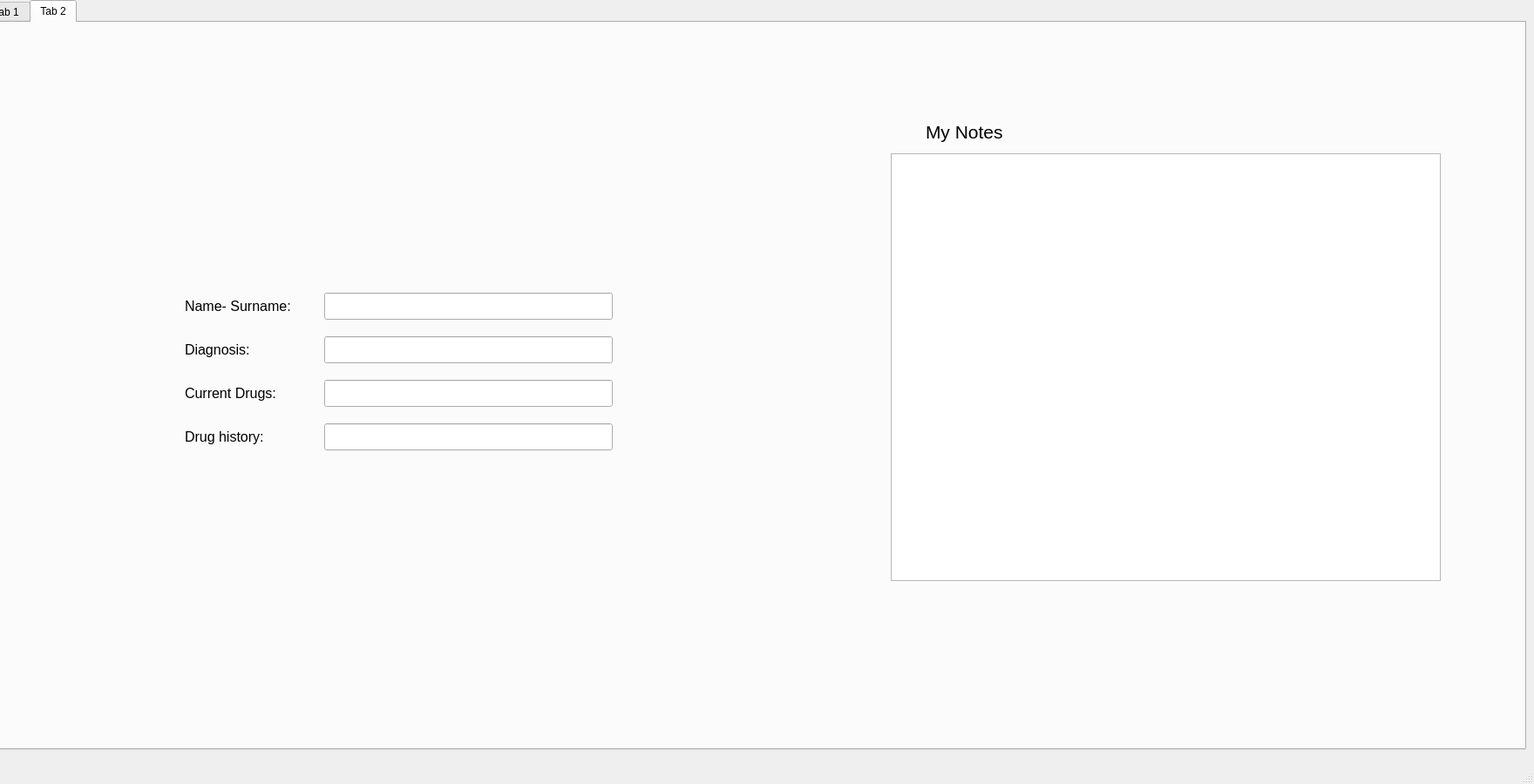
<?xml version="1.0" encoding="UTF-8"?>
<ui version="4.0">
 <class>MainWindow</class>
 <widget class="QMainWindow" name="MainWindow">
  <property name="geometry">
   <rect>
    <x>0</x>
    <y>0</y>
    <width>1760</width>
    <height>900</height>
   </rect>
  </property>
  <property name="windowTitle">
   <string>MainWindow</string>
  </property>
  <widget class="QWidget" name="centralwidget">
   <widget class="QTabWidget" name="tabWidget">
    <property name="geometry">
     <rect>
      <x>-20</x>
      <y>0</y>
      <width>1771</width>
      <height>861</height>
     </rect>
    </property>
    <property name="sizePolicy">
     <sizepolicy hsizetype="Fixed" vsizetype="Fixed">
      <horstretch>0</horstretch>
      <verstretch>0</verstretch>
     </sizepolicy>
    </property>
    <property name="currentIndex">
     <number>1</number>
    </property>
    <property name="tabsClosable">
     <bool>false</bool>
    </property>
    <property name="movable">
     <bool>false</bool>
    </property>
    <widget class="QWidget" name="tab">
     <attribute name="title">
      <string>Tab 1</string>
     </attribute>
     <widget class="QLabel" name="label_2">
      <property name="geometry">
       <rect>
        <x>310</x>
        <y>20</y>
        <width>251</width>
        <height>41</height>
       </rect>
      </property>
      <property name="font">
       <font>
        <pointsize>20</pointsize>
       </font>
      </property>
      <property name="text">
       <string>Add new Patient </string>
      </property>
     </widget>
     <widget class="QTableWidget" name="tableWidget">
      <property name="geometry">
       <rect>
        <x>1060</x>
        <y>50</y>
        <width>611</width>
        <height>741</height>
       </rect>
      </property>
      <property name="lineWidth">
       <number>1</number>
      </property>
      <property name="rowCount">
       <number>0</number>
      </property>
      <property name="columnCount">
       <number>4</number>
      </property>
      <column>
       <property name="text">
        <string/>
       </property>
      </column>
      <column>
       <property name="text">
        <string>        Name- Surname</string>
       </property>
      </column>
      <column>
       <property name="text">
        <string>        Last Appointment </string>
       </property>
      </column>
      <column>
       <property name="text">
        <string>        Next Appointment</string>
       </property>
      </column>
     </widget>
     <widget class="QWidget" name="verticalLayoutWidget">
      <property name="geometry">
       <rect>
        <x>70</x>
        <y>130</y>
        <width>237</width>
        <height>161</height>
       </rect>
      </property>
      <layout class="QVBoxLayout" name="verticalLayout">
       <item>
        <widget class="QLabel" name="label">
         <property name="font">
          <font>
           <pointsize>13</pointsize>
          </font>
         </property>
         <property name="text">
          <string>Name-Surname:</string>
         </property>
        </widget>
       </item>
       <item>
        <widget class="QLabel" name="label_3">
         <property name="font">
          <font>
           <pointsize>13</pointsize>
          </font>
         </property>
         <property name="text">
          <string>Last Appointment Date:</string>
         </property>
        </widget>
       </item>
       <item>
        <widget class="QLabel" name="label_4">
         <property name="font">
          <font>
           <pointsize>13</pointsize>
          </font>
         </property>
         <property name="text">
          <string>Next Appointment Date:</string>
         </property>
        </widget>
       </item>
      </layout>
     </widget>
     <widget class="QWidget" name="verticalLayoutWidget_2">
      <property name="geometry">
       <rect>
        <x>310</x>
        <y>120</y>
        <width>421</width>
        <height>191</height>
       </rect>
      </property>
      <layout class="QVBoxLayout" name="verticalLayout_2">
       <item>
        <widget class="QLineEdit" name="lineEdit_2">
         <property name="font">
          <font>
           <pointsize>13</pointsize>
          </font>
         </property>
         <property name="text">
          <string/>
         </property>
        </widget>
       </item>
       <item>
        <widget class="QLineEdit" name="lineEdit_3">
         <property name="font">
          <font>
           <pointsize>13</pointsize>
          </font>
         </property>
         <property name="text">
          <string/>
         </property>
        </widget>
       </item>
       <item>
        <widget class="QLineEdit" name="lineEdit">
         <property name="font">
          <font>
           <pointsize>13</pointsize>
          </font>
         </property>
         <property name="text">
          <string/>
         </property>
        </widget>
       </item>
      </layout>
     </widget>
     <widget class="QPushButton" name="pushButton">
      <property name="geometry">
       <rect>
        <x>350</x>
        <y>320</y>
        <width>171</width>
        <height>37</height>
       </rect>
      </property>
      <property name="font">
       <font>
        <pointsize>14</pointsize>
       </font>
      </property>
      <property name="text">
       <string>Add</string>
      </property>
     </widget>
     <widget class="QTabWidget" name="tabWidget_2">
      <property name="geometry">
       <rect>
        <x>-80</x>
        <y>-30</y>
        <width>1821</width>
        <height>861</height>
       </rect>
      </property>
      <property name="sizePolicy">
       <sizepolicy hsizetype="Fixed" vsizetype="Fixed">
        <horstretch>0</horstretch>
        <verstretch>0</verstretch>
       </sizepolicy>
      </property>
      <property name="currentIndex">
       <number>0</number>
      </property>
      <property name="tabsClosable">
       <bool>false</bool>
      </property>
      <property name="movable">
       <bool>false</bool>
      </property>
      <widget class="QWidget" name="tab_3">
       <attribute name="title">
        <string>Tab 1</string>
       </attribute>
       <widget class="QLabel" name="label_5">
        <property name="geometry">
         <rect>
          <x>400</x>
          <y>210</y>
          <width>251</width>
          <height>41</height>
         </rect>
        </property>
        <property name="font">
         <font>
          <pointsize>20</pointsize>
         </font>
        </property>
        <property name="text">
         <string>Add new Patient </string>
        </property>
       </widget>
       <widget class="QTableWidget" name="tableWidget_2">
        <property name="geometry">
         <rect>
          <x>1030</x>
          <y>160</y>
          <width>671</width>
          <height>531</height>
         </rect>
        </property>
        <property name="lineWidth">
         <number>1</number>
        </property>
        <property name="rowCount">
         <number>0</number>
        </property>
        <property name="columnCount">
         <number>4</number>
        </property>
        <column>
         <property name="text">
          <string/>
         </property>
        </column>
        <column>
         <property name="text">
          <string>        Name- Surname</string>
         </property>
        </column>
        <column>
         <property name="text">
          <string>        Last Appointment </string>
         </property>
        </column>
        <column>
         <property name="text">
          <string>        Next Appointment</string>
         </property>
        </column>
       </widget>
       <widget class="QLabel" name="label_9">
        <property name="geometry">
         <rect>
          <x>790</x>
          <y>0</y>
          <width>291</width>
          <height>131</height>
         </rect>
        </property>
        <property name="font">
         <font>
          <family>Rockwell</family>
          <pointsize>28</pointsize>
         </font>
        </property>
        <property name="text">
         <string>PskManage</string>
        </property>
       </widget>
       <widget class="QWidget" name="widget" native="true">
        <property name="geometry">
         <rect>
          <x>120</x>
          <y>270</y>
          <width>851</width>
          <height>371</height>
         </rect>
        </property>
        <widget class="QWidget" name="verticalLayoutWidget_4">
         <property name="geometry">
          <rect>
           <x>340</x>
           <y>60</y>
           <width>421</width>
           <height>191</height>
          </rect>
         </property>
         <layout class="QVBoxLayout" name="verticalLayout_4">
          <item>
           <widget class="QLineEdit" name="lineEdit_4">
            <property name="font">
             <font>
              <pointsize>13</pointsize>
             </font>
            </property>
            <property name="text">
             <string/>
            </property>
           </widget>
          </item>
          <item>
           <widget class="QLineEdit" name="lineEdit_5">
            <property name="font">
             <font>
              <pointsize>13</pointsize>
             </font>
            </property>
            <property name="text">
             <string/>
            </property>
           </widget>
          </item>
          <item>
           <widget class="QLineEdit" name="lineEdit_6">
            <property name="font">
             <font>
              <pointsize>13</pointsize>
             </font>
            </property>
            <property name="text">
             <string/>
            </property>
           </widget>
          </item>
         </layout>
        </widget>
        <widget class="QWidget" name="verticalLayoutWidget_3">
         <property name="geometry">
          <rect>
           <x>100</x>
           <y>70</y>
           <width>237</width>
           <height>161</height>
          </rect>
         </property>
         <layout class="QVBoxLayout" name="verticalLayout_3">
          <item>
           <widget class="QLabel" name="label_6">
            <property name="font">
             <font>
              <pointsize>13</pointsize>
             </font>
            </property>
            <property name="text">
             <string>Name-Surname:</string>
            </property>
           </widget>
          </item>
          <item>
           <widget class="QLabel" name="label_7">
            <property name="font">
             <font>
              <pointsize>13</pointsize>
             </font>
            </property>
            <property name="text">
             <string>Last Appointment Date:</string>
            </property>
           </widget>
          </item>
          <item>
           <widget class="QLabel" name="label_8">
            <property name="font">
             <font>
              <pointsize>13</pointsize>
             </font>
            </property>
            <property name="text">
             <string>Next Appointment Date:</string>
            </property>
           </widget>
          </item>
         </layout>
        </widget>
        <widget class="QPushButton" name="pushButton_2">
         <property name="geometry">
          <rect>
           <x>340</x>
           <y>250</y>
           <width>171</width>
           <height>37</height>
          </rect>
         </property>
         <property name="font">
          <font>
           <pointsize>14</pointsize>
          </font>
         </property>
         <property name="text">
          <string>Add</string>
         </property>
        </widget>
       </widget>
      </widget>
      <widget class="QWidget" name="tab_4">
       <attribute name="title">
        <string>Tab 2</string>
       </attribute>
      </widget>
     </widget>
    </widget>
    <widget class="QWidget" name="tab_2">
     <attribute name="title">
      <string>Tab 2</string>
     </attribute>
     <widget class="QTextEdit" name="textEdit">
      <property name="geometry">
       <rect>
        <x>1040</x>
        <y>150</y>
        <width>631</width>
        <height>491</height>
       </rect>
      </property>
     </widget>
     <widget class="QLabel" name="label_10">
      <property name="geometry">
       <rect>
        <x>1080</x>
        <y>100</y>
        <width>251</width>
        <height>51</height>
       </rect>
      </property>
      <property name="font">
       <font>
        <pointsize>16</pointsize>
       </font>
      </property>
      <property name="text">
       <string>My Notes</string>
      </property>
     </widget>
     <widget class="QWidget" name="widget_2" native="true">
      <property name="geometry">
       <rect>
        <x>170</x>
        <y>230</y>
        <width>811</width>
        <height>331</height>
       </rect>
      </property>
      <widget class="QLabel" name="label_11">
       <property name="geometry">
        <rect>
         <x>60</x>
         <y>50</y>
         <width>161</width>
         <height>91</height>
        </rect>
       </property>
       <property name="font">
        <font>
         <pointsize>12</pointsize>
        </font>
       </property>
       <property name="text">
        <string>Name- Surname: </string>
       </property>
      </widget>
      <widget class="QLabel" name="label_12">
       <property name="geometry">
        <rect>
         <x>60</x>
         <y>100</y>
         <width>231</width>
         <height>91</height>
        </rect>
       </property>
       <property name="font">
        <font>
         <pointsize>12</pointsize>
        </font>
       </property>
       <property name="text">
        <string>Diagnosis:</string>
       </property>
      </widget>
      <widget class="QLabel" name="label_14">
       <property name="geometry">
        <rect>
         <x>60</x>
         <y>170</y>
         <width>221</width>
         <height>51</height>
        </rect>
       </property>
       <property name="font">
        <font>
         <pointsize>12</pointsize>
        </font>
       </property>
       <property name="text">
        <string>Current Drugs:</string>
       </property>
      </widget>
      <widget class="QLabel" name="label_15">
       <property name="geometry">
        <rect>
         <x>60</x>
         <y>210</y>
         <width>131</width>
         <height>71</height>
        </rect>
       </property>
       <property name="font">
        <font>
         <pointsize>12</pointsize>
        </font>
       </property>
       <property name="text">
        <string>Drug history:</string>
       </property>
      </widget>
      <widget class="QLineEdit" name="lineEdit_8">
       <property name="geometry">
        <rect>
         <x>220</x>
         <y>130</y>
         <width>331</width>
         <height>31</height>
        </rect>
       </property>
      </widget>
      <widget class="QLineEdit" name="lineEdit_9">
       <property name="geometry">
        <rect>
         <x>220</x>
         <y>230</y>
         <width>331</width>
         <height>31</height>
        </rect>
       </property>
      </widget>
      <widget class="QLineEdit" name="lineEdit_10">
       <property name="geometry">
        <rect>
         <x>220</x>
         <y>80</y>
         <width>331</width>
         <height>31</height>
        </rect>
       </property>
      </widget>
      <widget class="QLineEdit" name="lineEdit_11">
       <property name="geometry">
        <rect>
         <x>220</x>
         <y>180</y>
         <width>331</width>
         <height>31</height>
        </rect>
       </property>
      </widget>
     </widget>
    </widget>
   </widget>
  </widget>
  <widget class="QMenuBar" name="menubar">
   <property name="geometry">
    <rect>
     <x>0</x>
     <y>0</y>
     <width>1760</width>
     <height>26</height>
    </rect>
   </property>
  </widget>
  <widget class="QStatusBar" name="statusbar"/>
 </widget>
 <resources/>
 <connections/>
</ui>
